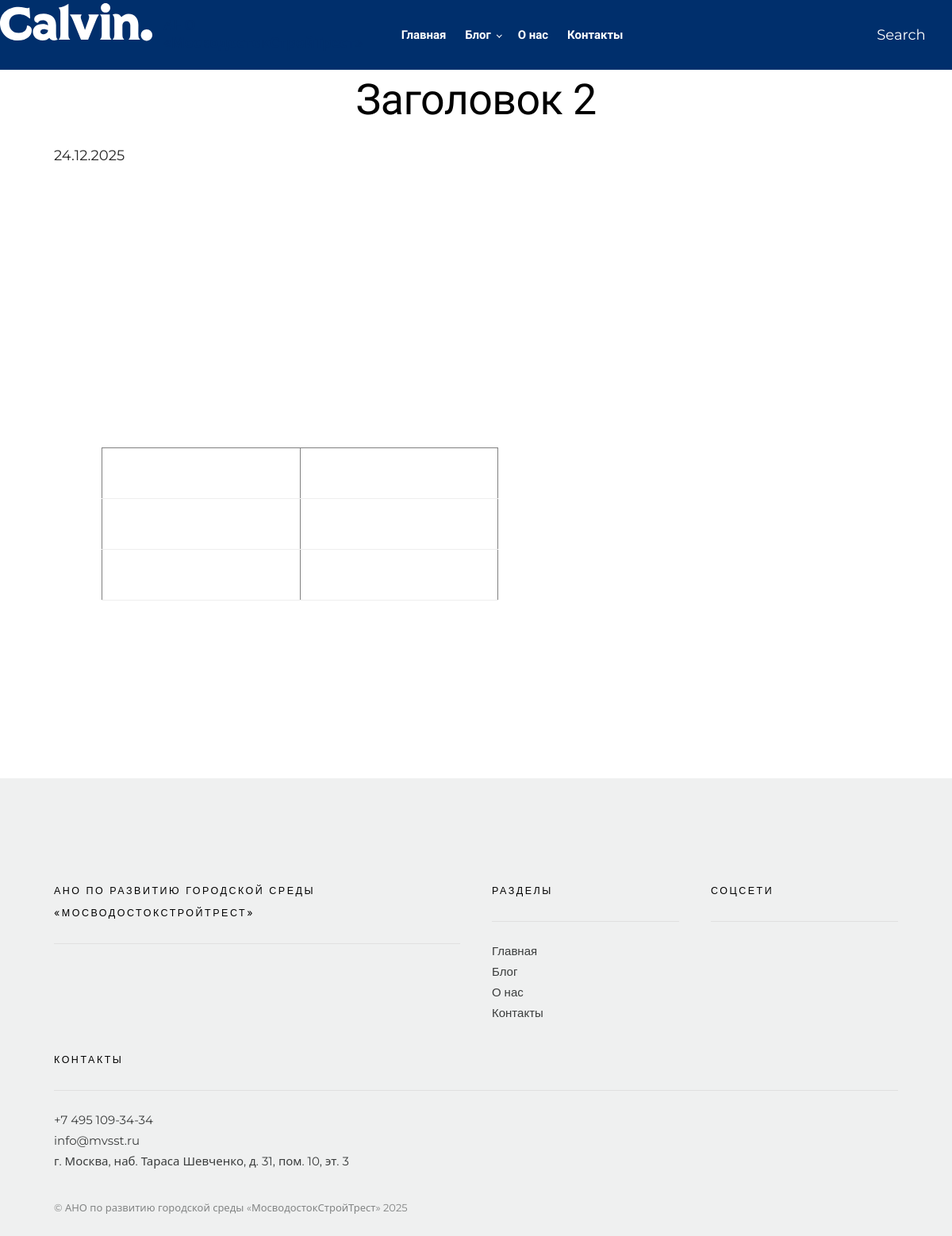
Screenshot of /blog/zagolovok-2/ with the database file from the repository.
### blog/models.py (models this page shows, shortened)
class Post(models.Model):
    class Status(models.TextChoices):
        DRAFT = "draft", "Черновик"
        PUBLISHED = "published", "Опубликовано"
    title = models.CharField("Заголовок", max_length=250)
    slug = models.SlugField("Slug", max_length=255, unique=True)
    excerpt = models.TextField("Краткое описание", blank=True, default="")
    cover = models.ImageField("Обложка", upload_to="blog/", blank=True, null=True)
    content = RichTextField("Текст", blank=True, default="")
    status = models.CharField("Статус", max_length=20, choices=Status.choices, default=Status.DRAFT)
    published_at = models.DateTimeField("Дата публикации", blank=True, null=True)
    created_at = models.DateTimeField(auto_now_add=True)
    updated_at = models.DateTimeField(auto_now=True)
    class Meta:
        verbose_name = "Пост"
        verbose_name_plural = "Посты"
        ordering = ["-published_at", "-created_at"]

### core/models.py (models this page shows, shortened)
class SiteSettings(models.Model):
    site_title = models.CharField("Название сайта", max_length=200, default="МВС СТ")
    organization_name = models.CharField("Название организации", max_length=200, blank=True, default="МВС СТ")
    tagline = models.CharField("Слоган", max_length=250, blank=True, default="")
    logo = models.ImageField("Логотип (PNG/SVG как картинка)", upload_to="site/", blank=True, null=True)
    phone = models.CharField("Телефон", max_length=100, blank=True, default="")
    email = models.EmailField("Email", blank=True, default="")
    address = models.CharField("Адрес", max_length=300, blank=True, default="")
    about_title = models.CharField("Заголовок 'О нас'", max_length=200, blank=True, default="О нас")
    about_text = RichTextField("Текст 'О нас'", blank=True, default="")
    mission_title = models.CharField("Заголовок 'Миссия'", max_length=200, blank=True, default="Миссия")
    mission_text = RichTextField("Текст 'Миссия'", blank=True, default="")
    vk = models.URLField("VK", blank=True, default="")
    telegram = models.URLField("Telegram", blank=True, default="")
    youtube = models.URLField("YouTube", blank=True, default="")
    seo_title = models.CharField("SEO title", max_length=255, blank=True, default="")
    seo_description = models.CharField("SEO description", max_length=300, blank=True, default="")
    updated_at = models.DateTimeField(auto_now=True)
    class Meta:
        verbose_name = "Настройки сайта"
        verbose_name_plural = "Настройки сайта"

### blog/views.py (the view)
# urls.py: path("<slug:slug>/", BlogDetailView.as_view(), name="detail"),
class BlogDetailView(DetailView):
    template_name = "blog/detail.html"
    context_object_name = "post"
    def get_queryset(self):
        return Post.objects.filter(status=Post.Status.PUBLISHED)

### core/context_processors.py (called while the page is built)
def site_settings(request):
    obj = SiteSettings.objects.first()
    return {"site": obj}

### templates/blog/detail.html (shortened to what this page needs)
{% extends "base.html" %}
{% block content %}
<section class="s-content s-content--no-top-padding">
    <div class="row">
        <div class="column large-12">
            <article class="s-content__entry">
                <div class="s-content__entry-header">
                    <h1 class="s-content__title">{{ post.title }}</h1>
                    {% if post.published_at %}
                        <p class="s-content__date">{{ post.published_at|date:"d.m.Y" }}</p>
                    {% endif %}
                </div>
                <div class="s-content__primary">
                    <div class="s-content__page-content">
                        {{ post.content|safe }}
                    </div>
                </div>
            </article>
        </div>
    </div>
</section>
{% endblock %}

### templates/base.html (shortened to what this page needs)
{% load static %}
<!DOCTYPE html>
<html class="no-js" lang="ru">
<head>
    <link rel="stylesheet" href="{% static 'theme/css/vendor.css' %}">
    <link rel="stylesheet" href="{% static 'theme/css/styles.css' %}">
    <link rel="stylesheet" href="{% static 'theme/css/brand.css' %}">
</head>
<body id="top">
    <header class="s-header">
        <div class="header__logo">
            <a href="{% url 'home' %}" class="brand-logo">
                <img src="{% static 'theme/images/logo.svg' %}" alt="МВССТ">
                <span class="brand-text">
                </span>
            </a>
        </div>
        <div class="row s-header__navigation">
            <nav class="s-header__nav-wrap">
                <ul class="s-header__nav">
                    <li><a href="{% url 'core:home' %}" title="">Главная</a></li>
                    <li class="has-children">
                        <a href="#0" title="">Блог</a>
                    </li>
                    <li><a href="{% url 'core:about' %}" title="">О нас</a></li>
                    <li><a href="{% url 'core:contact' %}" title="">Контакты</a></li>
                </ul>
            </nav>
        </div>
        <a class="s-header__search-trigger" href="#0">
            <span>Search</span>
        </a>
    </header>
    {% block content %}{% endblock %}
    <footer class="s-footer">
        <div class="s-footer__main">
            <div class="row">
                <div class="column large-4 medium-6 tab-12 s-footer__info">
                    <h5>{{ site.organization_name|default:"МВС СТ" }}</h5>
                </div>
                <div class="column large-2 medium-3 tab-6 s-footer__site-links">
                    <h5>Разделы</h5>
                    <ul class="link-list">
                        <li><a href="{% url 'core:home' %}">Главная</a></li>
                        <li><a href="{% url 'blog:index' %}">Блог</a></li>
                        <li><a href="{% url 'core:about' %}">О нас</a></li>
                        <li><a href="{% url 'core:contact' %}">Контакты</a></li>
                    </ul>
                </div>
                <div class="column large-2 medium-3 tab-6 s-footer__social-links">
                    <h5>Соцсети</h5>
                </div>
                <div class="column large-4 medium-12 s-footer__subscribe">
                    <h5>Контакты</h5>
                    <p>
                        {% if site.phone %}<div>{{ site.phone }}</div>{% endif %}
                        {% if site.email %}<div>{{ site.email }}</div>{% endif %}
                        {% if site.address %}<div>{{ site.address }}</div>{% endif %}
                    </p>
                </div>
            </div>
        </div>
        <div class="s-footer__bottom">
            <div class="row">
                <div class="column">
                    <div class="ss-copyright">
                        <span>© {{ site.organization_name|default:"МВС СТ" }} {% now "Y" %}</span>
                    </div>
                </div>
            </div>
        </div>
    </footer>
</body>
</html>

### static/theme/css/brand.css (style rules this page uses)
:root { --brand-royal-blue: #002F6C; --brand-sky-blue: #9BCBEB; --brand-orange: #FF8200; --brand-green: #44883E; --brand-red: #C8102E; --font-heading: "Unbounded", sans-serif; --font-body: "Montserrat", sans-serif; }
h1,h2,h3,h4,h5,.s-header__nav a,.entry__title a { font-family: var(--font-heading); }
body, p, li, .entry__excerpt, .s-content__primary { font-family: var(--font-body); }
a { color: var(--brand-royal-blue); }
:root { --mvsst-blue: #002F6C; --mvsst-sky: #9BCBEB; --mvsst-red: #C8102E; --mvsst-green:#44883E; --mvsst-orange:#FF8200; }
body { font-family: "Montserrat", system-ui, -apple-system, "Segoe UI", Arial, sans-serif; }
h1,h2,h3,h4,h5,h6, .s-content__title, .s-hero__slide-title { font-family: "Unbounded", system-ui, -apple-system, "Segoe UI", Arial, sans-serif; }
a { color: var(--mvsst-blue); }
.s-header { background: var(--mvsst-blue); }
.s-header a, .s-header .s-header__nav a { color:#fff; }
.brand-logo { display: flex; align-items: center; gap: 14px; text-decoration: none; }
.brand-logo img { height: 48px; width: auto; }
.brand-text { font-family: var(--brand-font-heading); font-size: 18px; font-weight: 600; color: var(--brand-royal-blue); line-height: 1.2; }

### rows the page displays
Post: title "Заголовок 2", published_at "24.12.2025"
SiteSettings: organization_name "АНО ПО РАЗВИТИЮ ГОРОДСКОЙ СРЕДЫ «МОСВОДОСТОКСТРОЙТРЕСТ»", phone "+7 495 109-34-34", email "info@mvsst.ru", address "г. Москва, наб. Тараса Шевченко, д. 31, пом. 10, эт. 3", organization_name "АНО по развитию городской среды «МосводостокСтройТрест»"
